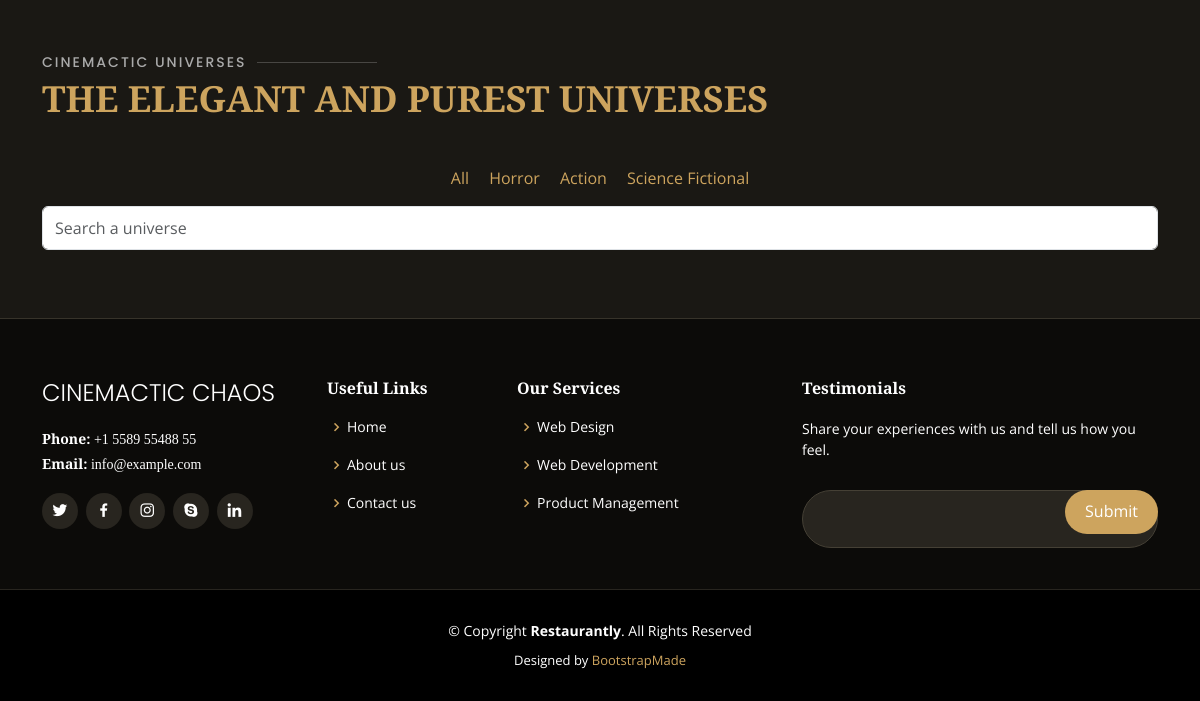
The app's page /?q=Horror (lower part), older data.
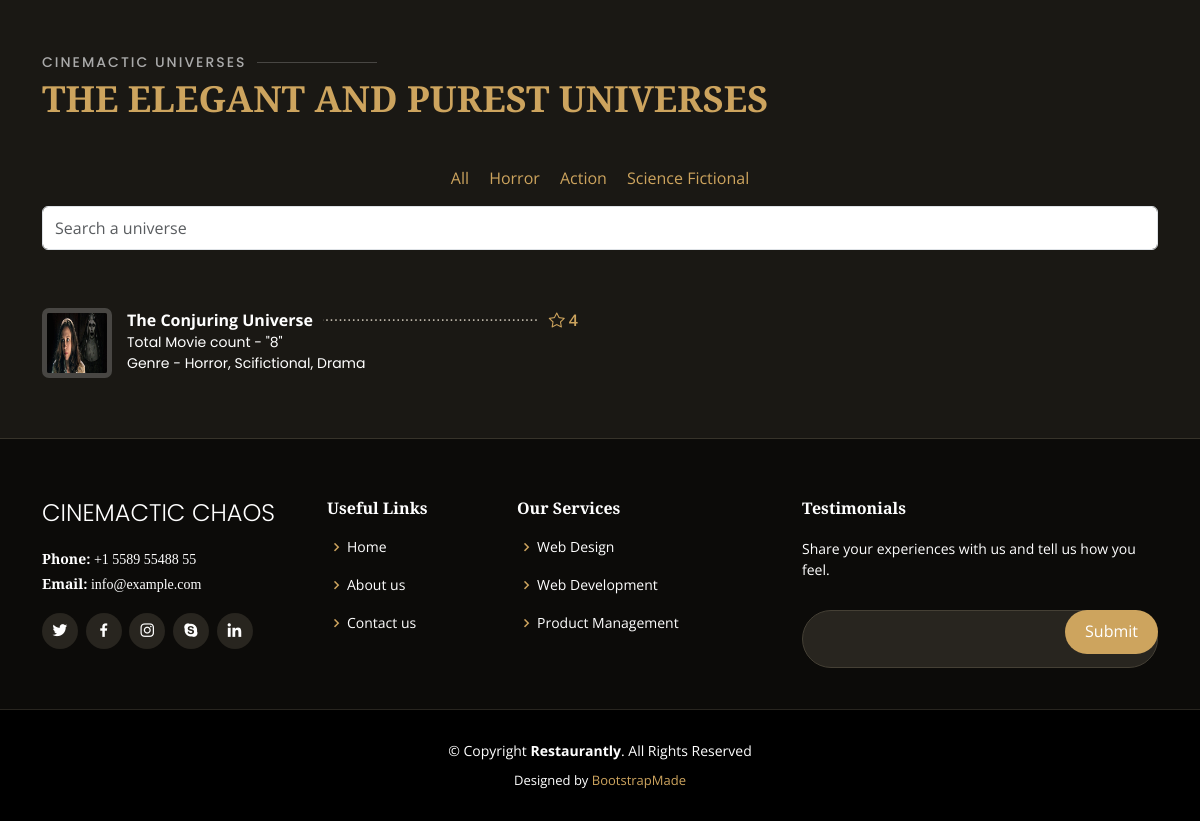
The same page, newer data.
### base/models.py (models this page shows, shortened)
class Universe(models.Model):
    name = models.CharField(max_length=200)
    total_movies = models.PositiveIntegerField()
    description = models.TextField(null = True)
    genres = models.ManyToManyField('Genre',related_name='type')
    rating = models.PositiveIntegerField(validators=[MaxValueValidator(5)],null=True)
    image = models.ImageField(upload_to='universe/img',null=True)
    participants = models.ManyToManyField(User, related_name='participants', blank=True)

class Genre(models.Model):
    name = models.CharField(max_length=50)

### base/views.py (the view)
# urls.py: path('',views.home,name="home"),
def home(request):
    q = request.GET.get('q','')
    universe = Universe.objects.filter(
        Q(name__icontains=q) |
        Q(genres__name__icontains=q)
    ).distinct()
    context = {'universes':universe}
    return render(request,'base/home.html',context)

### base/templates/base/home.html (shortened to what this page needs)
{% extends 'main.html' %}
{% load static %}
{% block content %}
    <main id="main">
<section id="menu" class="menu section-bg">
    <div class="container" data-aos="fade-up">
        <div class="section-title">
            <h2>Cinemactic Universes</h2>
            <p>THE ELEGANT AND PUREST UNIVERSES</p>
        </div>
        <div class="row" data-aos="fade-up" data-aos-delay="100">
            <div class="col-lg-12 d-flex justify-content-center">
                <ul id="menu-flters">
                    <a class="p-2" href="{% url 'home' %}">All</a>
                    <a class="p-2" href="{% url 'home' %}?q=Horror">Horror</a>
                    <a class="p-2" href="{% url 'home' %}?q=Action">Action</a>
                    <a class="p-2" href="{% url 'home' %}?q=Scifictional">Science Fictional</a>
                </ul>
            </div>
        </div>
        <div>
            <form action="" method="GET" data-aos="fade-up" data-aos-delay="100">
                <div class="form-group mt-3">
                    <input class="form-control" name="q" placeholder="Search a universe">
                </div>
            </form>
        </div>
        <div class="row menu-container" data-aos="fade-up" data-aos-delay="200">
            {% for universe in universes %}
            <div class="col-lg-6 menu-item filter-starters">
                <img src="{{universe.image.url}}" class="menu-img" alt="">
                <div class="menu-content">
                    <a href="{% url 'movies' universe.id %}">{{ universe.name }}</a><span><i class="bi bi-star"></i>
                        {{universe.rating}}</span>
                </div>
                <div class="menu-ingredients">
                    <div>Total Movie count - "{{ universe.total_movies }}"</div>
                    <div>Genre - {% for genre in universe.genres.all %}
                        {{ genre.name }}{% if not forloop.last %}, {% endif %}
                        {% endfor %}</div>
                </div>
            </div>
            {% endfor %}
        </div>
    </div>
</section>
{% endblock content %}

### templates/main.html (shortened to what this page needs)
{% load static %}
<!DOCTYPE html>
<html lang="en">
<head>
    <link href="{% static 'vendor/animate.css/animate.min.css' %}" rel="stylesheet">
    <link href="{% static 'vendor/aos/aos.css'  % }" rel="stylesheet">
    <link href="{% static 'vendor/bootstrap/css/bootstrap.min.css' %}" rel="stylesheet">
    <link href="{% static 'vendor/bootstrap-icons/bootstrap-icons.css' %}" rel="stylesheet">
    <link href="{% static 'vendor/boxicons/css/boxicons.min.css' %}" rel="stylesheet">
    <link href="{% static 'vendor/glightbox/css/glightbox.min.css' %}" rel="stylesheet">
    <link href="{% static 'vendor/swiper/swiper-bundle.min.css' %}" rel="stylesheet">
    <link href="{% static 'css/style.css' %}" rel="stylesheet">
</head>
<body>
    {% block content %}
    {% endblock %}
    <footer id="footer">
        <div class="footer-top">
            <div class="container">
                <div class="row">
                    <div class="col-lg-3 col-md-6">
                        <div class="footer-info">
                            <h3>Cinemactic Chaos</h3>
                            <p>
                                <strong>Phone:</strong> +1 5589 55488 55<br>
                                <strong>Email:</strong> info@example.com<br>
                            </p>
                            <div class="social-links mt-3">
                                <a href="#" class="twitter"><i class="bx bxl-twitter"></i></a>
                                <a href="#" class="facebook"><i class="bx bxl-facebook"></i></a>
                                <a href="#" class="instagram"><i class="bx bxl-instagram"></i></a>
                                <a href="#" class="google-plus"><i class="bx bxl-skype"></i></a>
                                <a href="#" class="linkedin"><i class="bx bxl-linkedin"></i></a>
                            </div>
                        </div>
                    </div>
                    <div class="col-lg-2 col-md-6 footer-links">
                        <h4>Useful Links</h4>
                        <ul>
                            <li><i class="bx bx-chevron-right"></i> <a href="#">Home</a></li>
                            <li><i class="bx bx-chevron-right"></i> <a href="#">About us</a></li>
                            <li><i class="bx bx-chevron-right"></i> <a href="#">Contact us</a></li>
                        </ul>
                    </div>
                    <div class="col-lg-3 col-md-6 footer-links">
                        <h4>Our Services</h4>
                        <ul>
                            <li><i class="bx bx-chevron-right"></i> <a href="#">Web Design</a></li>
                            <li><i class="bx bx-chevron-right"></i> <a href="#">Web Development</a></li>
                            <li><i class="bx bx-chevron-right"></i> <a href="#">Product Management</a></li>
                        </ul>
                    </div>
                    <div class="col-lg-4 col-md-6 footer-newsletter">
                        <h4>Testimonials</h4>
                        <p>Share your experiences with us and tell us how you feel.</p>
                        <form action="" method="post">
                            <input type="email" name="email"><input type="submit" value="Submit">
                        </form>
                    </div>
                </div>
            </div>
        </div>
        <div class="container">
            <div class="copyright">
                &copy; Copyright <strong><span>Restaurantly</span></strong>. All Rights Reserved
            </div>
            <div class="credits">
                Designed by <a href="https://bootstrapmade.com/">BootstrapMade</a>
            </div>
        </div>
    </footer>
</body>
</html>

### templates/navbar.html (shortened to what this page needs)
{% load static %}

Row changes from the older to the newer data that the page shows:
added Universe: image (picture), name "The Conjuring Universe", rating "4", total_movies "8"
added Genre: name "Horror"
added Genre: name "Scifictional"
added Genre: name "Drama"
